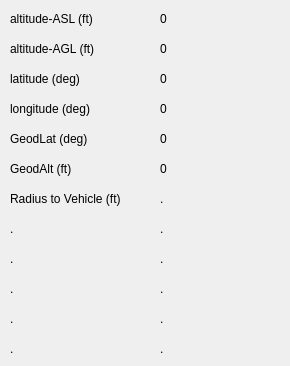
    <widget class="QWidget" name="tab_3">
     <attribute name="title">
      <string>Position</string>
     </attribute>
     <widget class="QLabel" name="dataLabel_31">
      <property name="geometry">
       <rect>
        <x>160</x>
        <y>190</y>
        <width>121</width>
        <height>17</height>
       </rect>
      </property>
      <property name="text">
       <string>.</string>
      </property>
     </widget>
     <widget class="QLabel" name="dataLabel_34">
      <property name="geometry">
       <rect>
        <x>160</x>
        <y>280</y>
        <width>121</width>
        <height>17</height>
       </rect>
      </property>
      <property name="text">
       <string>.</string>
      </property>
     </widget>
     <widget class="QLabel" name="outputlabel_25">
      <property name="geometry">
       <rect>
        <x>10</x>
        <y>280</y>
        <width>111</width>
        <height>17</height>
       </rect>
      </property>
      <property name="text">
       <string>.</string>
      </property>
     </widget>
     <widget class="QLabel" name="outputlabel_26">
      <property name="geometry">
       <rect>
        <x>10</x>
        <y>100</y>
        <width>111</width>
        <height>17</height>
       </rect>
      </property>
      <property name="text">
       <string>longitude (deg)</string>
      </property>
     </widget>
     <widget class="QLabel" name="dataLabel_35">
      <property name="geometry">
       <rect>
        <x>160</x>
        <y>310</y>
        <width>121</width>
        <height>17</height>
       </rect>
      </property>
      <property name="text">
       <string>.</string>
      </property>
     </widget>
     <widget class="QLabel" name="dataLabel_26">
      <property name="geometry">
       <rect>
        <x>160</x>
        <y>40</y>
        <width>121</width>
        <height>17</height>
       </rect>
      </property>
      <property name="text">
       <string>0</string>
      </property>
     </widget>
     <widget class="QLabel" name="outputlabel_27">
      <property name="geometry">
       <rect>
        <x>10</x>
        <y>10</y>
        <width>111</width>
        <height>17</height>
       </rect>
      </property>
      <property name="text">
       <string>altitude-ASL (ft)</string>
      </property>
     </widget>
     <widget class="QLabel" name="outputlabel_28">
      <property name="geometry">
       <rect>
        <x>10</x>
        <y>130</y>
        <width>111</width>
        <height>17</height>
       </rect>
      </property>
      <property name="text">
       <string>GeodLat (deg)</string>
      </property>
     </widget>
     <widget class="QLabel" name="outputlabel_29">
      <property name="geometry">
       <rect>
        <x>10</x>
        <y>190</y>
        <width>131</width>
        <height>17</height>
       </rect>
      </property>
      <property name="text">
       <string>Radius to Vehicle (ft)</string>
      </property>
     </widget>
     <widget class="QLabel" name="outputlabel_30">
      <property name="geometry">
       <rect>
        <x>10</x>
        <y>310</y>
        <width>111</width>
        <height>17</height>
       </rect>
      </property>
      <property name="text">
       <string>.</string>
      </property>
     </widget>
     <widget class="QLabel" name="outputlabel_31">
      <property name="geometry">
       <rect>
        <x>10</x>
        <y>160</y>
        <width>111</width>
        <height>17</height>
       </rect>
      </property>
      <property name="text">
       <string>GeodAlt (ft)</string>
      </property>
     </widget>
     <widget class="QLabel" name="dataLabel_30">
      <property name="geometry">
       <rect>
        <x>160</x>
        <y>160</y>
        <width>121</width>
        <height>17</height>
       </rect>
      </property>
      <property name="text">
       <string>0</string>
      </property>
     </widget>
     <widget class="QLabel" name="dataLabel_29">
      <property name="geometry">
       <rect>
        <x>160</x>
        <y>130</y>
        <width>121</width>
        <height>17</height>
       </rect>
      </property>
      <property name="text">
       <string>0</string>
      </property>
     </widget>
     <widget class="QLabel" name="outputlabel_32">
      <property name="geometry">
       <rect>
        <x>10</x>
        <y>70</y>
        <width>111</width>
        <height>17</height>
       </rect>
      </property>
      <property name="text">
       <string>latitude (deg)</string>
      </property>
     </widget>
     <widget class="QLabel" name="outputlabel_33">
      <property name="geometry">
       <rect>
        <x>10</x>
        <y>250</y>
        <width>111</width>
        <height>17</height>
       </rect>
      </property>
      <property name="text">
       <string>.</string>
      </property>
     </widget>
     <widget class="QLabel" name="outputlabel_34">
      <property name="geometry">
       <rect>
        <x>10</x>
        <y>40</y>
        <width>111</width>
        <height>17</height>
       </rect>
      </property>
      <property name="text">
       <string>altitude-AGL (ft)</string>
      </property>
     </widget>
     <widget class="QLabel" name="dataLabel_32">
      <property name="geometry">
       <rect>
        <x>160</x>
        <y>220</y>
        <width>121</width>
        <height>17</height>
       </rect>
      </property>
      <property name="text">
       <string>.</string>
      </property>
     </widget>
     <widget class="QLabel" name="dataLabel_33">
      <property name="geometry">
       <rect>
        <x>160</x>
        <y>250</y>
        <width>121</width>
        <height>17</height>
       </rect>
      </property>
      <property name="text">
       <string>.</string>
      </property>
     </widget>
     <widget class="QLabel" name="dataLabel_36">
      <property name="geometry">
       <rect>
        <x>160</x>
        <y>340</y>
        <width>121</width>
        <height>17</height>
       </rect>
      </property>
      <property name="text">
       <string>.</string>
      </property>
     </widget>
     <widget class="QLabel" name="dataLabel_25">
      <property name="geometry">
       <rect>
        <x>160</x>
        <y>10</y>
        <width>121</width>
        <height>17</height>
       </rect>
      </property>
      <property name="text">
       <string>0</string>
      </property>
     </widget>
     <widget class="QLabel" name="outputlabel_35">
      <property name="geometry">
       <rect>
        <x>10</x>
        <y>220</y>
        <width>101</width>
        <height>17</height>
       </rect>
      </property>
      <property name="text">
       <string>.</string>
      </property>
     </widget>
     <widget class="QLabel" name="outputlabel_36">
      <property name="geometry">
       <rect>
        <x>10</x>
        <y>340</y>
        <width>111</width>
        <height>17</height>
       </rect>
      </property>
      <property name="text">
       <string>.</string>
      </property>
     </widget>
     <widget class="QLabel" name="dataLabel_28">
      <property name="geometry">
       <rect>
        <x>160</x>
        <y>100</y>
        <width>121</width>
        <height>17</height>
       </rect>
      </property>
      <property name="text">
       <string>0</string>
      </property>
     </widget>
     <widget class="QLabel" name="dataLabel_27">
      <property name="geometry">
       <rect>
        <x>160</x>
        <y>70</y>
        <width>121</width>
        <height>17</height>
       </rect>
      </property>
      <property name="text">
       <string>0</string>
      </property>
     </widget>
    </widget>
